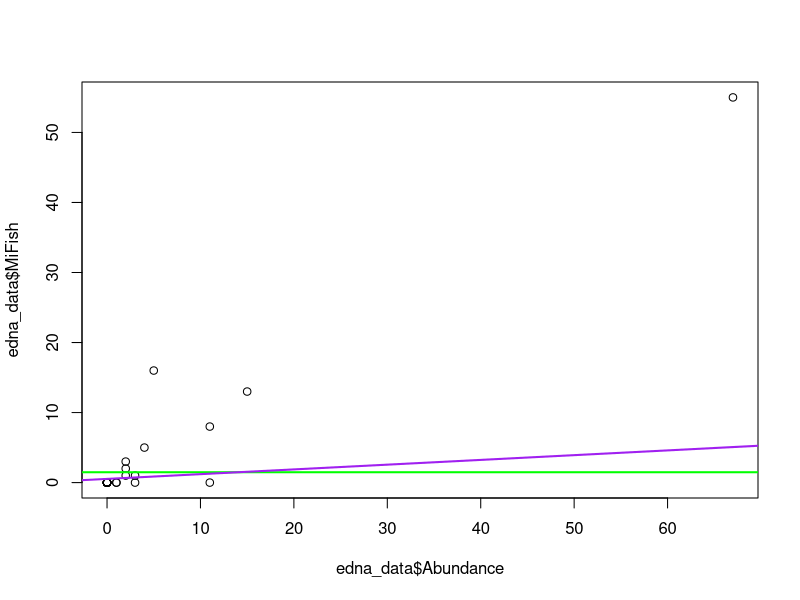
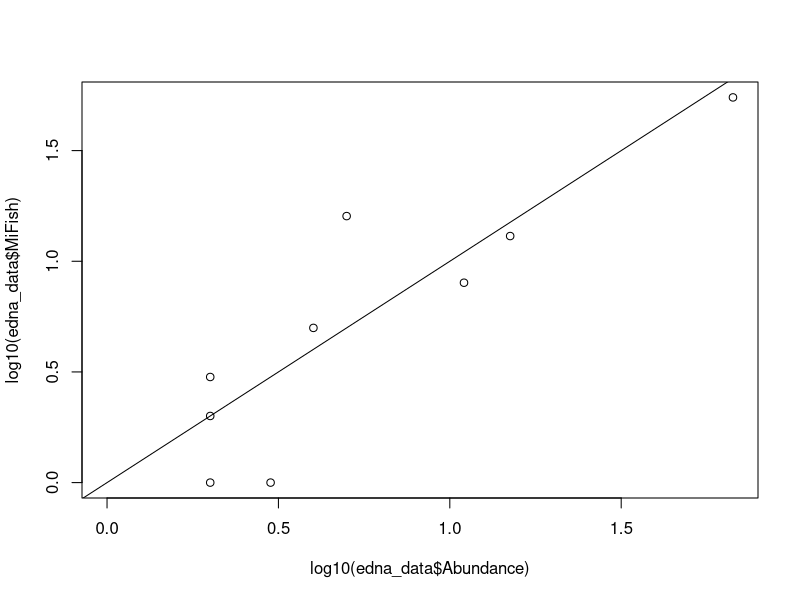
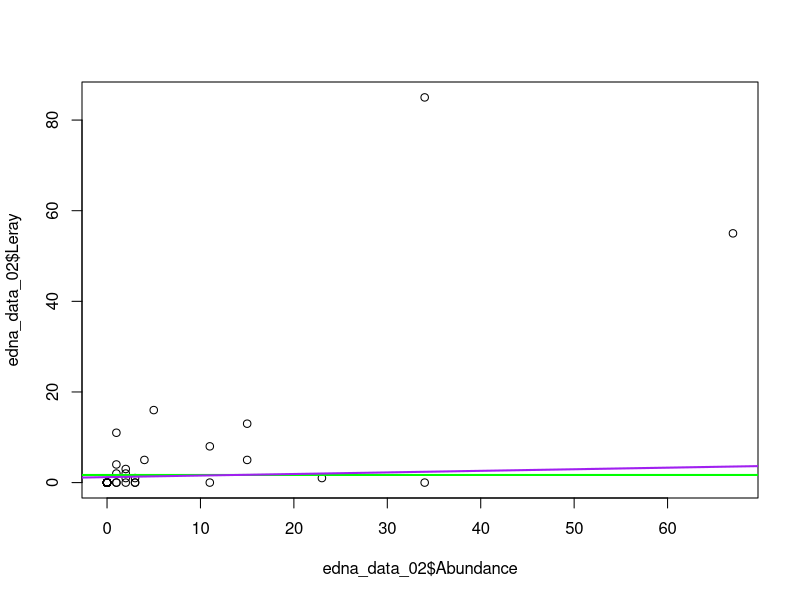
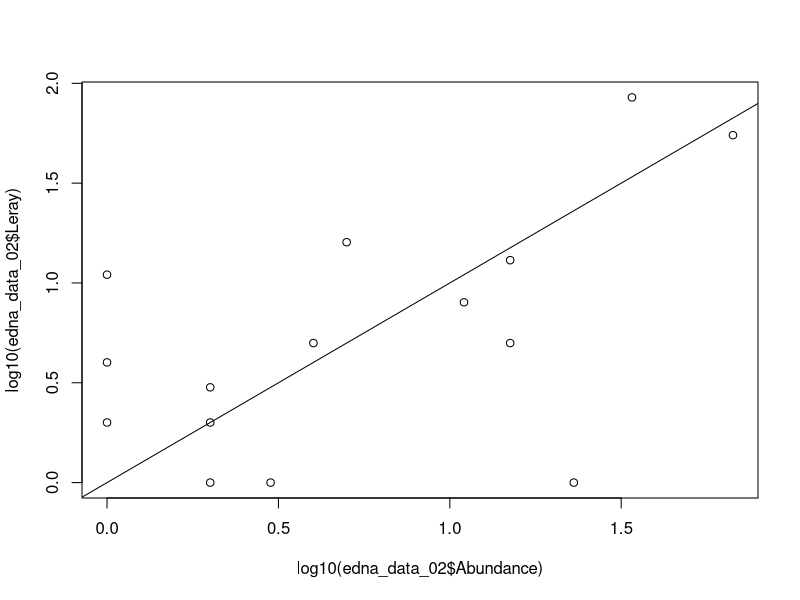

The R script that drew these images, in order: (Note: this script raises an error after producing the figures.)
rm(list = ls())

#Perform a Poisson Regression GLM using the abundance proportion of Fish species to their read counts in csv.
edna_data<- read.csv("MiFish_Abundance_Poisson.csv", header = TRUE)
edna_data$Abundance <- edna_data$Abundance 
edna_data$MiFish <- edna_data$MiFish
edna_data$Leray <- edna_data$Leray

#Replace N/A in csv dataset table.
edna_data<- replace(edna_data, is.na(edna_data), "")

#Fix any dataframe formating issues
edna_data$Species <- as.factor(edna_data$Species)

#Fit data into Poisson Regression GLMs.
edna_MiFish_model <- glm(Abundance ~ 1, data= edna_data, family = "poisson")
edna_MiFish_model_02 <- glm(Abundance ~ MiFish, data= edna_data,
                            family = "poisson")

#View GLMs & Explore model fits and independent variables signifance
summary(edna_MiFish_model)
summary(edna_MiFish_model_02)

# Add the model prediction to the plot
plot(edna_data$MiFish ~ edna_data$Abundance)
abline(edna_MiFish_model, col="green", lwd=2)
abline(edna_MiFish_model_02, col="purple", lwd=2)

# Add the model prediction to the plot
plot(log10(edna_data$MiFish) ~ log10(edna_data$Abundance))
abline(a=0, b=1) # one to one line


#Perform a Poisson Regression GLM using the abundance proportion of all Invert. species to their read counts in csv.
edna_data_02<- read.csv("Leray_Abundance_Poisson.csv", header = TRUE)
edna_data_02$Abundance <- edna_data_02$Abundance
edna_data_02$Leray <- edna_data_02$Leray


#Replace N/A in csv dataset table.
edna_data_02<- replace(edna_data_02, is.na(edna_data_02), "")

#Fix any dataframe formating issues
edna_data_02$Species <- as.factor(edna_data_02$Species)

#Fit data into Poisson Regression GLMs.
edna_Leray_model <- glm(Abundance ~ 1, data= edna_data_02, family = "poisson")
edna_Leray_model_02 <- glm(Abundance ~ Leray, data= edna_data_02,
                           family = "poisson")

#View GLMs & Explore model fits and independent variables signifance
summary(edna_Leray_model)
summary(edna_Leray_model_02)

# Add the model prediction to the plot
plot(edna_data_02$Leray ~ edna_data_02$Abundance)
abline(edna_Leray_model, col="green", lwd=2)
abline(edna_Leray_model_02, col="purple", lwd=2)

# Add the model prediction to the plot
plot(log10(edna_data_02$Leray) ~ log10(edna_data_02$Abundance))
abline(a=0, b=1) # one to one line

#Perform a Multiplicative factor log-Poisson Regression GLM using the abundance proportion of all Invert. species to their read counts, and to their body type in csv.
edna_data_02<- read.csv("Leray_Abundance_Poisson.csv", header = TRUE)
edna_data_02$Abundance <- edna_data_02$Abundance
edna_data_02$Leray <- edna_data_02$Leray
edna_data_02$Body_Type <-edna_data_02$Body_Type

#Replace N/A in csv dataset table.
edna_data_02<- replace(edna_data_02, is.na(edna_data_02), "")

#Fix any dataframe formating issues
edna_data_02$Species <- as.factor(edna_data_02$Species)
edna_data_02$Body_Type <- as.factor(edna_data_02$Body_Type)

#Fit data into Poisson Regression GLMs.
edna_Leray_model <- glm(Abundance ~ 1, data= edna_data_02, family = "poisson")
edna_Leray_model_02 <- glm(Abundance ~ Leray*Body_Type, data= edna_data_02,
                           family = "poisson")

#View GLMs & Explore model fits and independent variables signifance
summary(edna_Leray_model)
summary(edna_Leray_model_02)

# Add the model prediction to the plot
plot(edna_data_02$Leray ~ edna_data_02$Abundance)
abline(edna_Leray_model, col="green", lwd=2)
abline(edna_Leray_model_02, col="purple", lwd=2)

# Add the model prediction to the plot
plot(log10(edna_data_02$Leray) ~ log10(edna_data_02$Abundance))
abline(a=0, b=1) # one to one line

#Perform a Additive factor log-Poisson Regression GLM using the abundance proportion of all Invert. species to their read counts, and to their body type in csv.
edna_data_02<- read.csv("Leray_Abundance_Poisson.csv", header = TRUE)
edna_data_02$Abundance <- edna_data_02$Abundance
edna_data_02$Leray <- edna_data_02$Leray
edna_data_02$Body_Type <-edna_data_02$Body_Type

#Replace N/A in csv dataset table.
edna_data_02<- replace(edna_data_02, is.na(edna_data_02), "")

#Fix any dataframe formating issues
edna_data_02$Species <- as.factor(edna_data_02$Species)
edna_data_02$Body_Type <- as.factor(edna_data_02$Body_Type)

#Fit data into Poisson Regression GLMs.
edna_Leray_model <- glm(Abundance ~ 1, data= edna_data_02, family = "poisson")
edna_Leray_model_02 <- glm(Abundance ~ Leray+Body_Type, data= edna_data_02,
                           family = "poisson")

#View GLMs & Explore model fits and independent variables signifance
summary(edna_Leray_model)
summary(edna_Leray_model_02)

# Add the model prediction to the plot
plot(edna_data_02$Leray ~ edna_data_02$Abundance)
abline(edna_Leray_model, col="green", lwd=2)
abline(edna_Leray_model_02, col="purple", lwd=2)

# Add the model prediction to the plot
plot(log10(edna_data_02$Leray) ~ log10(edna_data_02$Abundance))
abline(a=0, b=1) # one to one line


#Perform a Poisson Regression GLM using the abundance proportion of cephalopod species to their read counts in csv.
edna_data_03<- read.csv("Ceph18s_Abundance_Poisson.csv", header = TRUE)
edna_data_03$Abundance <- edna_data_03$Abundance
edna_data_03$Ceph18s <- edna_data_03$Ceph18s

#Replace N/A in csv dataset table.
edna_data_03<- replace(edna_data_03, is.na(edna_data_03), "")

#Fix any dataframe formating issues
edna_data_03$Species <- as.factor(edna_data_03$Species)

#Fit data into Poisson Regression GLMs.
edna_Ceph18s_model <- glm(Abundance ~ 1, data= edna_data_03, family = "poisson")
edna_Ceph18s_model_02 <- glm(Abundance ~ Ceph18s, data= edna_data_03,
                             family = "poisson")

#View GLMs & Explore model fits and independent variables signifance
summary(edna_Ceph18s_model)
summary(edna_Ceph18s_model_02)

# Add the model prediction to the plot
plot(edna_data_03$Ceph18s ~ edna_data_03$Abundance)
abline(edna_Ceph18s_model, col="green", lwd=2)
abline(edna_Ceph18s_model_02, col="purple", lwd=2)

# Add the model prediction to the plot
plot(log10(edna_data_03$Ceph18s) ~ log10(edna_data_03$Abundance))
abline(a=0, b=1) # one to one line
